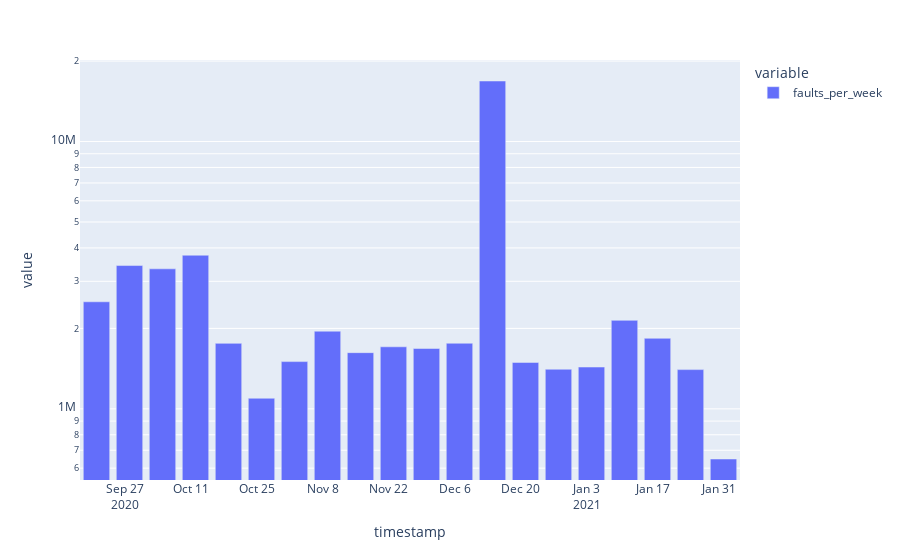

Notebook code cell kept with this figure:
### Markdown cell above
#### Rate of missing PoST, weekly, network-wide

### Code cell
s = rate_missing_post_network_weekly(connection)
px.bar(s, log_y=True)

### Figure 1 — Plotly figure (JSON) as saved in the notebook; plotly's stock layout.template omitted (floating-point values rounded to 4 significant figures)
{"data": [{"alignmentgroup": "True", "hovertemplate": "variable=faults_per_week<br>timestamp=%{x}<br>value=%{y}<extra></extra>", "legendgroup": "faults_per_week", "marker": {"color": "#636efa"}, "name": "faults_per_week", "offsetgroup": "faults_per_week", "orientation": "v", "showlegend": true, "textposition": "auto", "type": "bar", "x": ["2020-09-21T00:00:00", "2020-09-28T00:00:00", "2020-10-05T00:00:00", "2020-10-12T00:00:00", "2020-10-19T00:00:00", "2020-10-26T00:00:00", "2020-11-02T00:00:00", "2020-11-09T00:00:00", "2020-11-16T00:00:00", "2020-11-23T00:00:00", "2020-11-30T00:00:00", "2020-12-07T00:00:00", "2020-12-14T00:00:00", "2020-12-21T00:00:00", "2020-12-28T00:00:00", "2021-01-04T00:00:00", "2021-01-11T00:00:00", "2021-01-18T00:00:00", "2021-01-25T00:00:00", "2021-02-01T00:00:00"], "xaxis": "x", "y": [2514827, 3436591, 3340570, 3755932, 1757912, 1095510, 1502318, 1952109, 1622653, 1706427, 1681586, 1759524, 16844221, 1491437, 1406478, 1433444, 2143705, 1836122, 1402125, 649254], "yaxis": "y"}], "layout": {"autosize": true, "barmode": "relative", "legend": {"title": {"text": "variable"}, "tracegroupgap": 0}, "margin": {"t": 60}, "xaxis": {"anchor": "y", "autorange": true, "domain": [0, 1], "range": ["2020-09-17 12:00", "2021-02-04 12:00"], "title": {"text": "timestamp"}, "type": "date"}, "yaxis": {"anchor": "x", "autorange": true, "domain": [0, 1], "range": [5.734, 7.305], "title": {"text": "value"}, "type": "log"}}}
